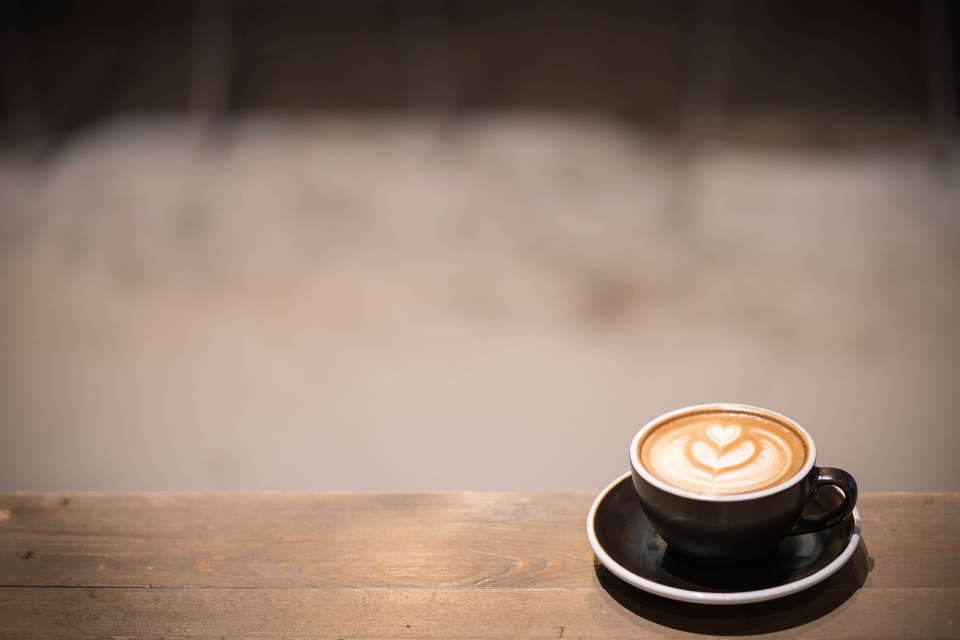
#> input picture ex2/coffee.jpg, 1920 x 1280 px (shown at 1/2 size)
$ python ex2_3.py
#> lines starting #> are read from the running program, lines starting #| are printed output that depends on the picture
# -*- coding: utf-8 -*-
from PIL import Image, ImageFilter

"""
3.
"""

imageFile = "coffee.jpg"
im3 = Image.open( imageFile)
#> im3 is the input picture: PIL image 1920x1280 RGB; mean R, G, B 142.7, 121.6, 108.7


# 對C做找邊
C = im3.filter( ImageFilter.FIND_EDGES)
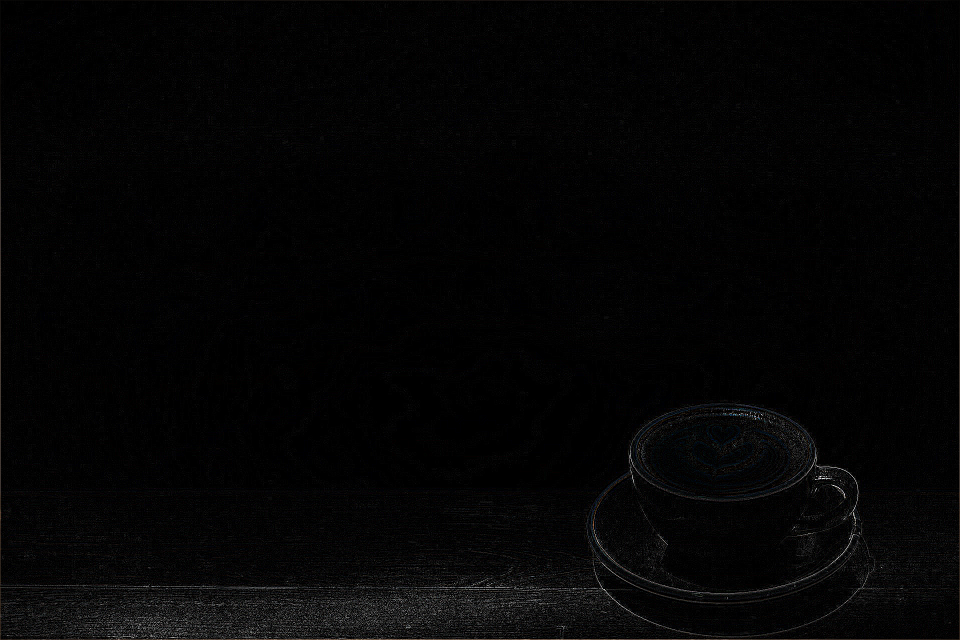
#> C: PIL image 1920x1280 RGB (shown at 1/2 size); mean R, G, B 4.5, 4.4, 4.5
C.show()

D = im3.crop((1100, 750, 1800, 1250))
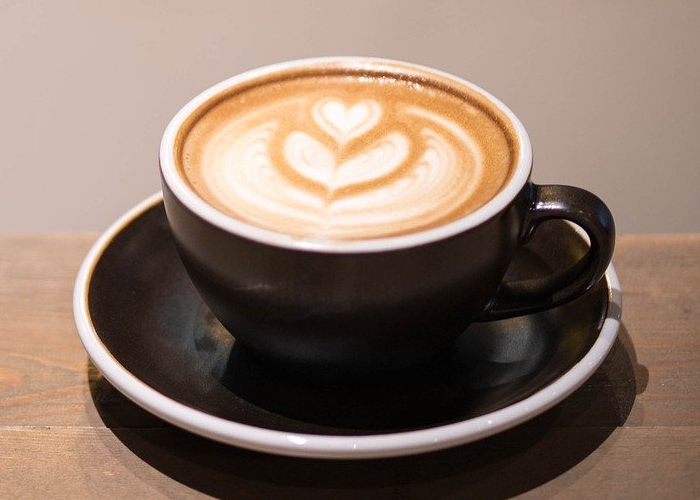
#> D: PIL image 700x500 RGB; mean R, G, B 139.7, 118.6, 104.7
# 對D做灰階的處理
D = D.convert("L")
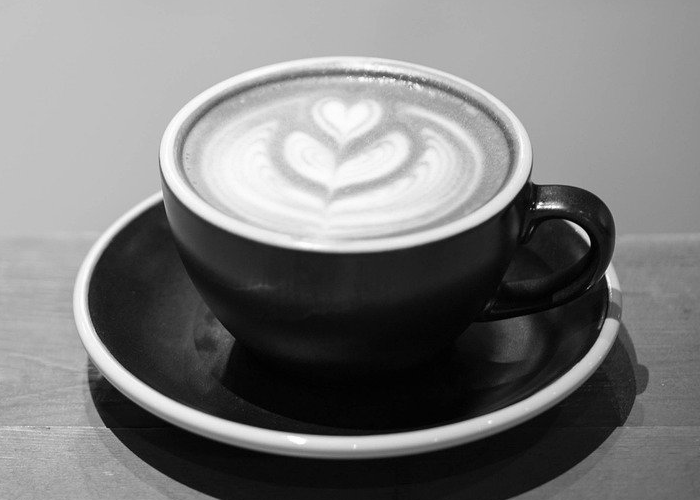
#> D: PIL image 700x500 L; min 0, max 255, mean 123.3
D.show()

$ run again, with ex2/bird.jpg copied over ex2/coffee.jpg
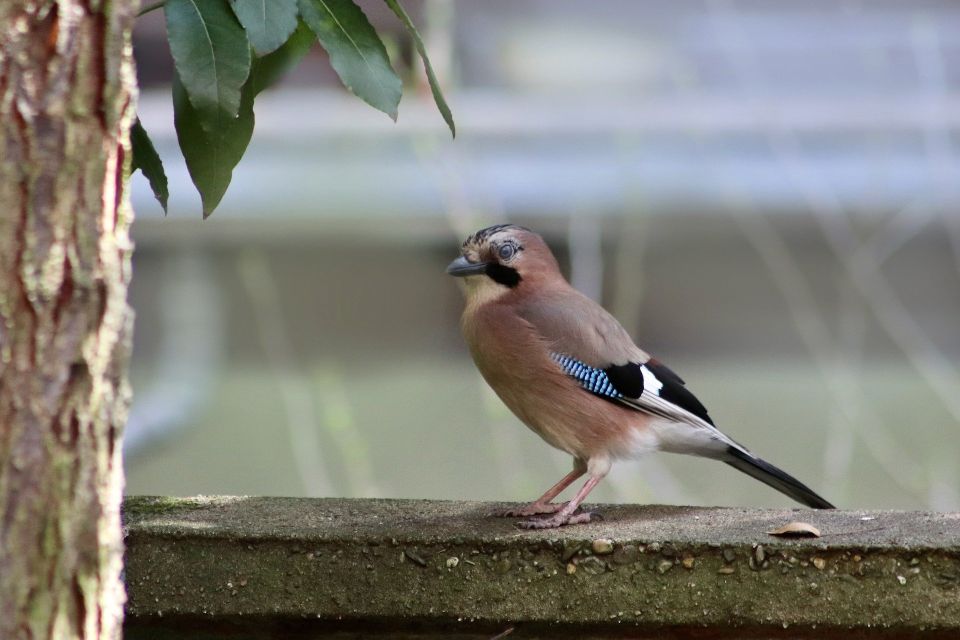
#> input picture ex2/bird.jpg, 1920 x 1280 px (shown at 1/2 size)
#> im3 is the input picture: PIL image 1920x1280 RGB; mean R, G, B 128.8, 127.9, 120.8
#> `C = im3.filter( ImageFilter.FIND_EDGES)`:
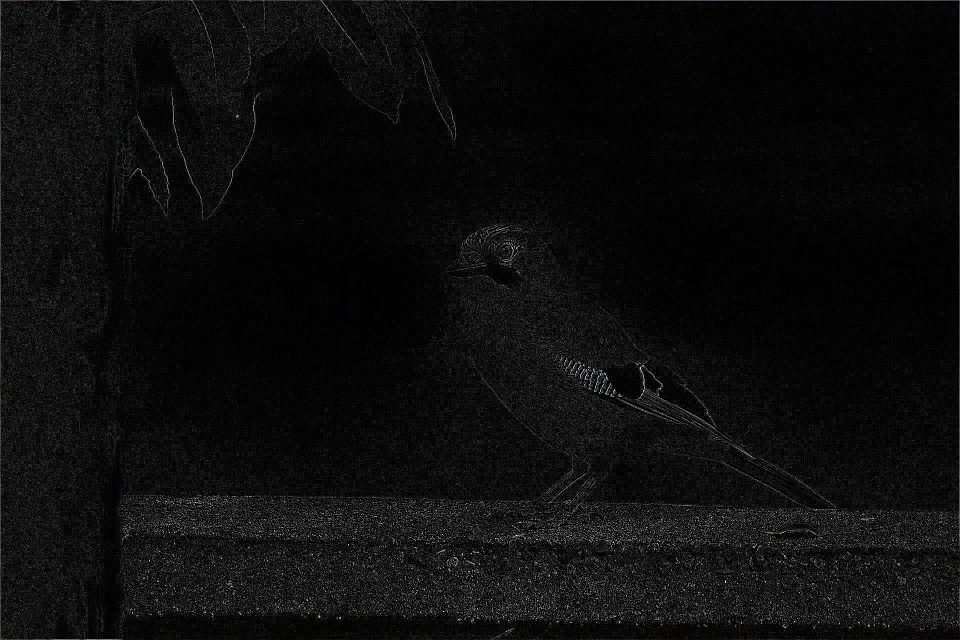
#> C: PIL image 1920x1280 RGB (shown at 1/2 size); mean R, G, B 12.5, 12.4, 12.5
#> `D = D.convert("L")`:
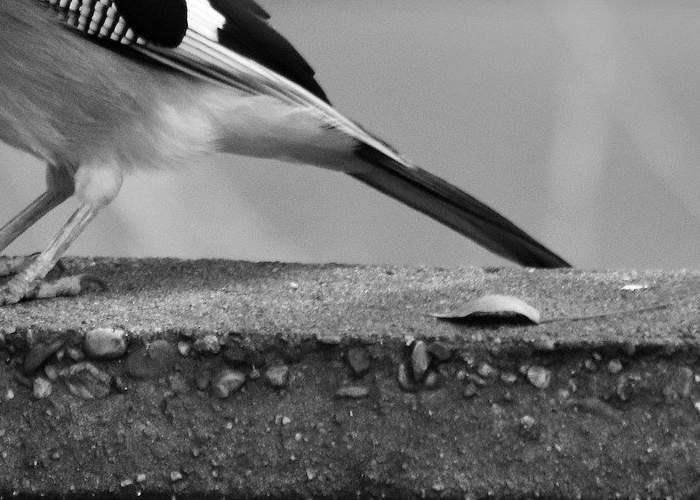
#> D: PIL image 700x500 L; min 0, max 255, mean 115.5
